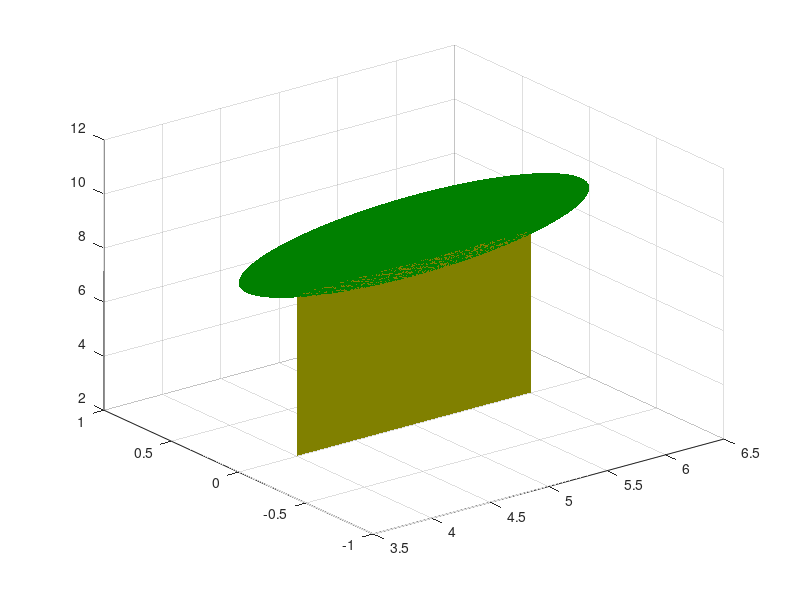

The MATLAB script that drew this image: (Note: this script raises an error after producing the figure.)
function flyPropellerHat
%This is skeleton code for you to use as a basic guide on how to animate
%your propeller hat.  You do not need to use this skeleton code by any 
%means, it is just another resource we are providing for you.


ap = 0;
ah = 0;
go = true;
offset = 0;

while go
    
    %trunk of tree
    x = linspace(4, 6);
    y = linspace(2,8);
    [xx3, yy3] = meshgrid(x,y);
    zz3 = zeros(100,100);
    surf(xx3, zz3, yy3, 'FaceColor',[.5, .5, 0],'EdgeColor','none');
    
    hold on;
    
    %tree part
    r = linspace(0,1.5);
    th = linspace(0,2*pi);
    [rr, thth] = meshgrid(r,th);
    xx4 = rr.*cos(thth);
    yy4 = rr.*sin(thth);
    zz4 = zeros(100,100);
    yy4 = yy4 + 9;
    xx4 = xx4 + 5;
    surf(xx4,zz4,yy4, 'FaceColor',[0, .5, 0],'EdgeColor','none');
    
    
    %original points
    [xx, yy, zz] = makeCap(1, [-1, 0, -1, 0, -1]);
    [xx1, yy1, zz1] = makeBill(2, 1);
    zz1 = zz1 - 3;
    [xx2, yy2, zz2] = makePropeller(-1*pi/2, pi/2, .2);
    zz2 = zz2 - 1;
    
    %rotate propeller
    [xx2, yy2, zz2] = rotateObject(xx2, yy2, zz2, 'z', ap);
    
    %rotate entire object
    [xx1, yy1, zz1] = rotateObject(xx1, yy1, zz1, 'x', ah);
    [xx, yy, zz] = rotateObject(xx, yy, zz, 'x', ah);
    [xx2, yy2, zz2] = rotateObject(xx2, yy2, zz2, 'x', ah);
    
    [xx1, yy1, zz1] = rotateObject(xx1, yy1, zz1, 'y', ah);
    [xx, yy, zz] = rotateObject(xx, yy, zz, 'y', ah);
    [xx2, yy2, zz2] = rotateObject(xx2, yy2, zz2, 'y', ah);
    
    [xx1, yy1, zz1] = rotateObject(xx1, yy1, zz1, 'z', ah);
    [xx, yy, zz] = rotateObject(xx, yy, zz, 'z', ah);
    [xx2, yy2, zz2] = rotateObject(xx2, yy2, zz2, 'z', ah);
    
    off = sin(offset);
    %translate object
    xx = xx + off;
    yy = yy + off;
    zz = zz + off;
    xx1 = xx1 + off;
    yy1 = yy1 + off;
    zz1 = zz1 + off;
    xx2 = xx2 + off;
    yy2 = yy2 + off;
    zz2 = zz2 + off;
    
    surf(xx, yy, zz, 'FaceColor','r','EdgeColor','none');
    
    surf(xx1, yy1, zz1, 'FaceColor','r','EdgeColor','none');
    surf(xx2, yy2, zz2, 'FaceColor','r','EdgeColor','none');
    
    axis off;
    axis equal;
    axis([-4, 10, -4, 10]);
    zlim([-4, 12]);
    
    ap = ap + pi/4;
    ah = ah + pi/24;
    offset = offset + pi/16;
    
    pause(0.01)
    hold off;
    
    % The following is optional; use if you want your animation to end
    % after a certain amount of runs
%     if <condition to end animation>
%         go = false
%     end
    

end

%EXTRA CREDIT ADDITIONS/CODE CHANGES HERE:
%
%
%
%
%
end

%I have not made any creative changes, I only including the tree as a non
%rotating object. There are no function inputs and it can just be run.
